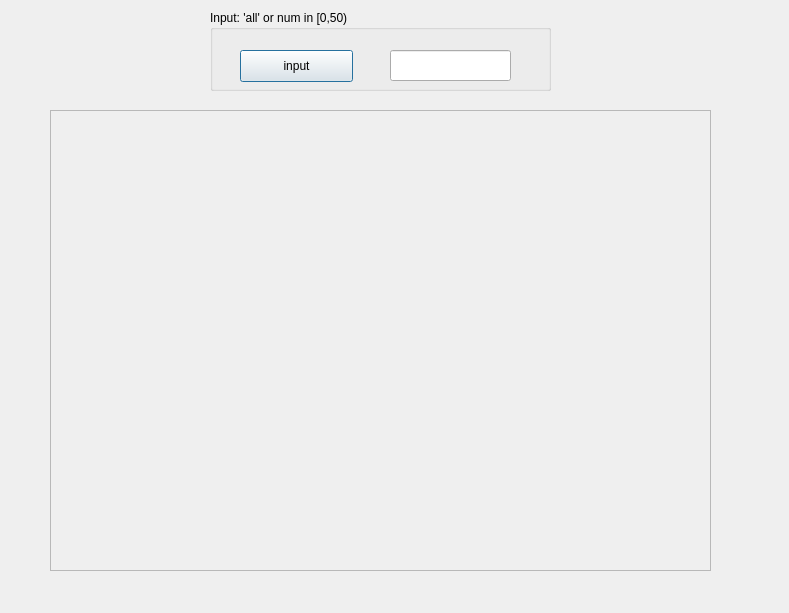
<?xml version="1.0" encoding="UTF-8"?>
<ui version="4.0">
 <class>Dialog</class>
 <widget class="QDialog" name="Dialog">
  <property name="geometry">
   <rect>
    <x>0</x>
    <y>0</y>
    <width>789</width>
    <height>613</height>
   </rect>
  </property>
  <property name="windowTitle">
   <string>Dialog</string>
  </property>
  <widget class="QGroupBox" name="groupBox">
   <property name="geometry">
    <rect>
     <x>210</x>
     <y>10</y>
     <width>341</width>
     <height>81</height>
    </rect>
   </property>
   <property name="title">
    <string>Input: 'all' or num in [0,50)</string>
   </property>
   <property name="flat">
    <bool>true</bool>
   </property>
   <property name="checkable">
    <bool>false</bool>
   </property>
   <widget class="QLineEdit" name="lineEdit">
    <property name="geometry">
     <rect>
      <x>180</x>
      <y>40</y>
      <width>121</width>
      <height>31</height>
     </rect>
    </property>
   </widget>
   <widget class="QPushButton" name="pushButton">
    <property name="geometry">
     <rect>
      <x>30</x>
      <y>40</y>
      <width>113</width>
      <height>32</height>
     </rect>
    </property>
    <property name="text">
     <string>input</string>
    </property>
   </widget>
  </widget>
  <widget class="QFrame" name="frame">
   <property name="geometry">
    <rect>
     <x>50</x>
     <y>110</y>
     <width>661</width>
     <height>461</height>
    </rect>
   </property>
   <property name="frameShape">
    <enum>QFrame::StyledPanel</enum>
   </property>
   <property name="frameShadow">
    <enum>QFrame::Raised</enum>
   </property>
  </widget>
 </widget>
 <resources/>
 <connections/>
</ui>
